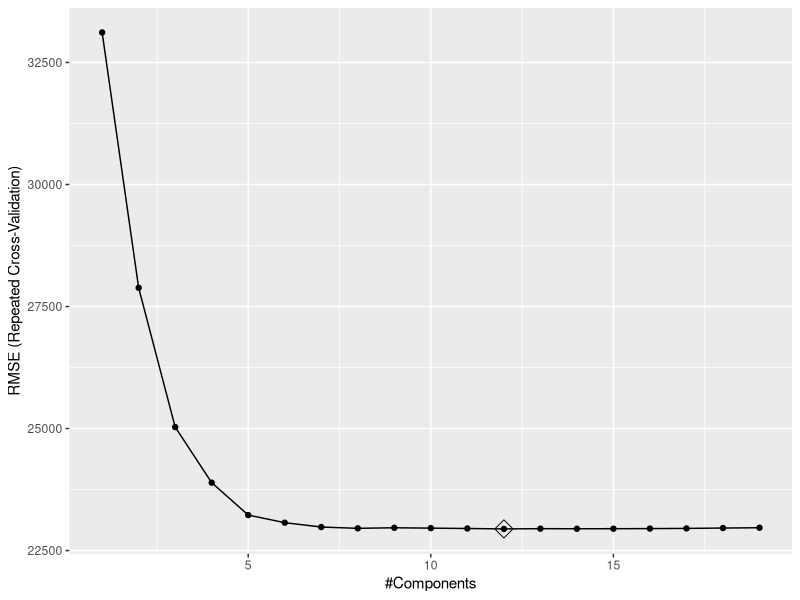
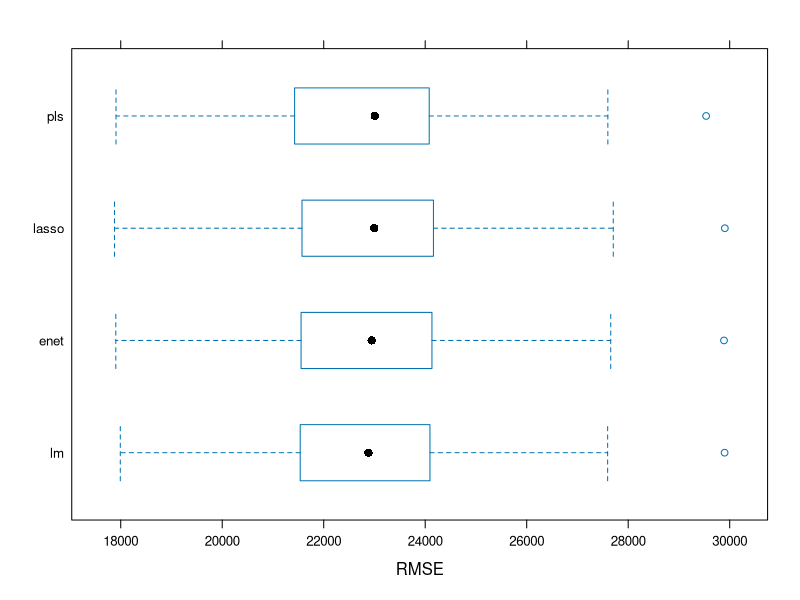

Write the R code that produced these figures, in order.
## ---- chunk 1
library(tidyverse)
library(glmnet)
library(caret)
library(plotmo)

knitr::opts_chunk$set(echo = TRUE, message = FALSE, warning = FALSE)
## ---- chunk 2
# read in test data
test_data = read.csv("data/housing_test.csv") 
# read in training data
train_data = read.csv("data/housing_training.csv")
## ---- chunk 3
set.seed(1)

# create input objects
## create input matrix of predictors x for the training data
train_data_matrix <- model.matrix(Sale_Price ~ ., train_data)[ ,-1]
x <- train_data_matrix
## create vector of response y for the training data
y <- train_data$Sale_Price

## 10-fold cross-validation repeated 5 times
ctrl1 <- trainControl(method = "repeatedcv", number = 10, repeats = 5)
## ---- chunk 4
set.seed(1)

lm_fit <- train(x, y,
                method = "lm",
                trControl = ctrl1)
## ---- chunk 5
set.seed(1)

lasso_fit <- train(x, y,
                   method = "glmnet",
                   tuneGrid = expand.grid(alpha = 1,
                                          lambda = exp(seq(-1, 5, length = 100))),
                   trControl = ctrl1)
## ---- chunk 6
lasso_fit$bestTune
## ---- chunk 7
## create input matrix of predictors x for the test data
test_data_matrix <- model.matrix(Sale_Price ~ ., test_data)[ ,-1]

lasso_fit_pred <- predict(lasso_fit, newdata = test_data_matrix)

# calculate MSE
mean((lasso_fit_pred - test_data$Sale_Price)^2)
# calculate RMSE
sqrt(mean((lasso_fit_pred - test_data$Sale_Price)^2)) 
## ---- chunk 8
# 10-fold cross-validation repeated 5 times using 1SE
ctrl_1se <- trainControl(method = "repeatedcv", selection = "oneSE", number = 10, repeats = 5)

lasso_fit_1se <- train(x, y,
                   method = "glmnet",
                   tuneGrid = expand.grid(alpha = 1,
                                          lambda = exp(seq(-1, 5, length = 100))),
                   trControl = ctrl_1se)

coef(lasso_fit_1se$finalModel, lasso_fit_1se$bestTune$lambda)
## ---- chunk 9
set.seed(1)

enet_fit <- train(x, y,
                  method = "glmnet",
                  tuneGrid = expand.grid(alpha = seq(0, 1, length = 21), 
                                         lambda = exp(seq(2, -2, length = 50))),
                  trControl = ctrl1)
## ---- chunk 10
enet_fit$bestTune
## ---- chunk 11
set.seed(1)

# 10-fold cross-validation repeated 5 times using 1SE
ctrl_1se <- trainControl(method = "repeatedcv", selection = "oneSE", number = 10, repeats = 5)

enet_fit_1se <- train(x, y,
                  method = "glmnet",
                  tuneGrid = expand.grid(alpha = seq(0, 1, length = 21), 
                                         lambda = exp(seq(2, -2, length = 50))),
                  trControl = ctrl_1se)

enet_fit_1se$bestTune
## ---- chunk 12
enet_fit_pred <- predict(enet_fit, newdata = test_data_matrix)

# calculate MSE
mean((enet_fit_pred - test_data$Sale_Price)^2)
# calculate RMSE
sqrt(mean((enet_fit_pred - test_data$Sale_Price)^2)) 
## ---- chunk 13
set.seed(1)

pls_fit <- train(x, y,
                 method = "pls",
                 tuneGrid = data.frame(ncomp = 1:19), trControl = ctrl1,
                 preProcess = c("center", "scale"))
## ---- chunk 14
pls_fit_pred <- predict(pls_fit, newdata = test_data_matrix)

# calculate MSE
mean((pls_fit_pred - test_data$Sale_Price)^2)
# calculate RMSE
sqrt(mean((pls_fit_pred - test_data$Sale_Price)^2)) 
## ---- chunk 15
ggplot(pls_fit, highlight = TRUE)
## ---- chunk 16
set.seed(1)

resamp <- resamples(list(
  pls = pls_fit,
  enet = enet_fit, 
  lasso = lasso_fit,
  lm = lm_fit)) 

summary(resamp)

bwplot(resamp, metric = "RMSE")
